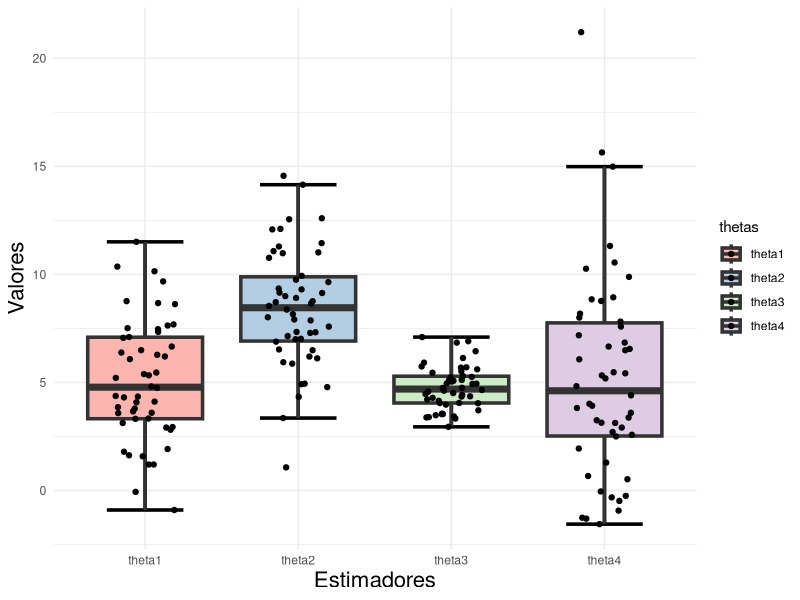

Here is the R script that generated this plot:
## ---- chunk 1
#| echo: false
#| eval: true
#| fig-height: 8

set.seed(123)

theta1 <- rnorm(50, 5, 3)
theta2 <- rnorm(50, 8, 3)
theta3 <- rnorm(50, 5, 1)
theta4 <- rnorm(50, 5, 5)

thetas_nome <- rep(c("theta1","theta2","theta3","theta4"), times = c(length(theta1),length(theta2),length(theta3),length(theta4)))
thetas_valores <- c(theta1,theta2,theta3,theta4)

est <- data.frame(thetas=thetas_nome, valores=thetas_valores)

library(ggplot2)

ggplot(est, aes(x = thetas, y = valores)) +
  stat_boxplot(geom = "errorbar", width = 0.5, size = 1.2) +
  geom_boxplot(aes(fill = thetas), outlier.shape = NA, size = 1.2) +
  geom_jitter(color = "black", aes(fill = thetas), size = 1.5, width = 0.2) +
  labs(
    x = "Estimadores",
    y = "Valores"
  ) +
  theme(legend.position = "none") +
  theme_minimal() +
  theme(
    axis.title.x = element_text(size = 16),
    axis.title.y = element_text(size = 16)
  ) +
  scale_fill_brewer(palette = "Pastel1")
